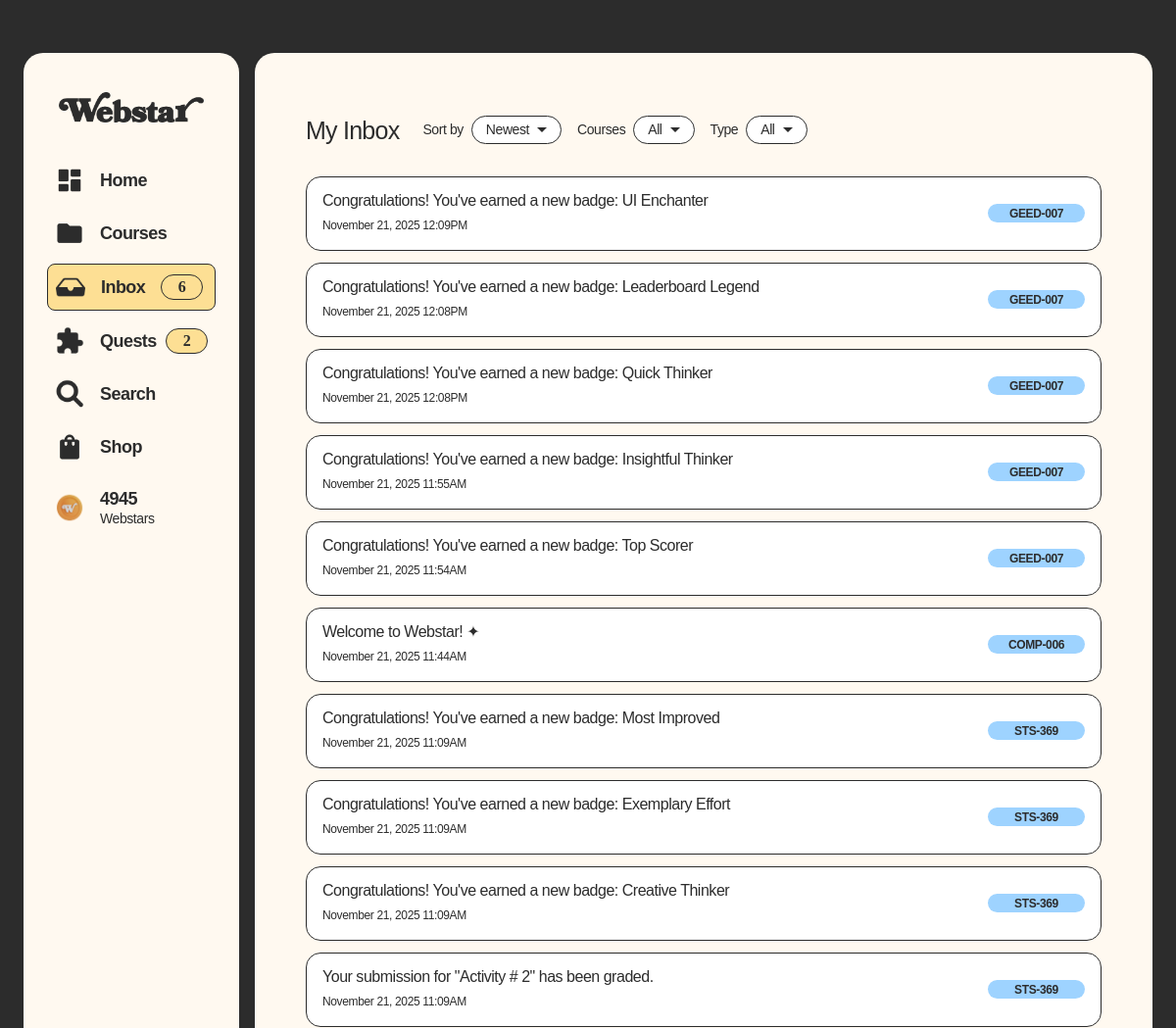
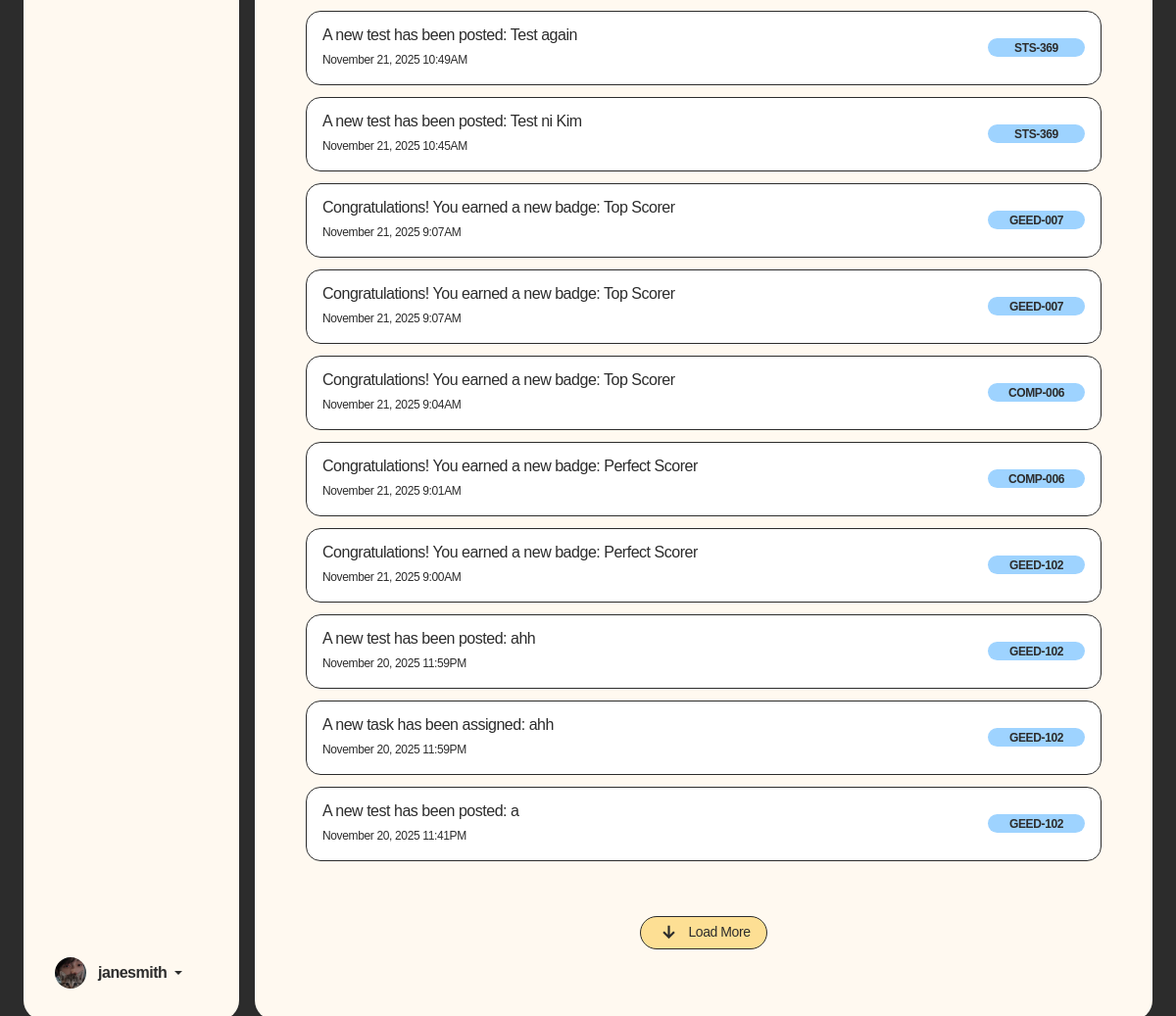
The app's page /inbox.php (signed in) with its own data (2 pictures, top to bottom).
### tables this page shows
CREATE TABLE `users` (
  `userID` int(11) NOT NULL,
  `password` varchar(1024) NOT NULL,
  `email` varchar(50) NOT NULL,
  `role` varchar(12) NOT NULL DEFAULT 'student',
  `userName` varchar(50) NOT NULL,
  `status` varchar(15) DEFAULT 'Active'
);

CREATE TABLE `profile` (
  `profileID` int(11) NOT NULL,
  `userID` int(11) NOT NULL,
  `bio` varchar(255) NOT NULL DEFAULT 'Welcome to my Webstar profile!',
  `webstars` int(11) DEFAULT 0,
  `emblemID` int(11) NOT NULL DEFAULT 1,
  `coverImageID` int(11) NOT NULL DEFAULT 1,
  `colorThemeID` int(11) NOT NULL DEFAULT 1,
  `starCard` int(11) DEFAULT NULL
);

CREATE TABLE `userinfo` (
  `userInfoID` int(11) NOT NULL,
  `userID` int(11) NOT NULL,
  `profilePicture` varchar(100) NOT NULL DEFAULT 'defaultProfile.png',
  `firstName` varchar(50) NOT NULL,
  `middleName` varchar(50) DEFAULT NULL,
  `lastName` varchar(50) NOT NULL,
  `studentID` varchar(50) DEFAULT NULL,
  `programID` varchar(50) DEFAULT '1',
  `gender` varchar(50) DEFAULT 'Other',
  `yearLevel` varchar(20) DEFAULT '1',
  `yearSection` int(11) DEFAULT 1,
  `schoolEmail` varchar(50) DEFAULT NULL,
  `facebookLink` text DEFAULT NULL,
  `linkedInLink` text DEFAULT NULL,
  `githubLink` text DEFAULT NULL,
  `createdAt` datetime NOT NULL,
  `isNewUser` int(1) NOT NULL DEFAULT 1
);

CREATE TABLE `inbox` (
  `inboxID` int(11) NOT NULL,
  `enrollmentID` int(11) NOT NULL,
  `messageText` text NOT NULL,
  `notifType` varchar(50) NOT NULL,
  `createdAt` datetime DEFAULT current_timestamp(),
  `isRead` tinyint(1) DEFAULT 0
);

CREATE TABLE `courses` (
  `courseID` int(11) NOT NULL,
  `userID` int(11) NOT NULL,
  `courseCode` varchar(50) NOT NULL,
  `courseTitle` varchar(255) NOT NULL,
  `courseImage` varchar(255) NOT NULL DEFAULT 'default.png',
  `isActive` int(3) NOT NULL DEFAULT 1,
  `code` varchar(20) NOT NULL,
  `section` varchar(20) NOT NULL
);

### inbox.php (the view, shortened to what the rows shown need)
<?php $activePage = 'inbox';
include('shared/assets/database/connect.php');
include("shared/assets/processes/session-process.php");
$selectInboxQuery = "SELECT DISTINCT
inbox.inboxID,
inbox.createdAt AS inboxCreatedAt,
inbox.messageText,
inbox.notifType,
courses.courseCode,
courses.courseID,
userinfo.profilePicture AS profPFP,
(SELECT assignments.assignmentID
 FROM assessments
 INNER JOIN assignments ON assessments.assessmentID = assignments.assessmentID
 WHERE assessments.courseID = courses.courseID
 AND (inbox.messageText LIKE CONCAT('%', assessments.assessmentTitle, '%')
      OR inbox.messageText LIKE CONCAT('%\"', assessments.assessmentTitle, '\"%'))
 LIMIT 1) AS assignmentID,
(SELECT tests.testID
 FROM assessments
 INNER JOIN tests ON assessments.assessmentID = tests.assessmentID
 WHERE assessments.courseID = courses.courseID
 AND (inbox.messageText LIKE CONCAT('%', assessments.assessmentTitle, '%')
      OR inbox.messageText LIKE CONCAT('%\"', assessments.assessmentTitle, '\"%'))
 LIMIT 1) AS testID,
(SELECT lessons.lessonID
 FROM lessons
 WHERE lessons.courseID = courses.courseID
 AND inbox.messageText LIKE CONCAT('%', lessons.lessonTitle, '%')
 LIMIT 1) AS lessonID
FROM inbox
INNER JOIN enrollments
    ON inbox.enrollmentID = enrollments.enrollmentID
INNER JOIN courses
    ON enrollments.courseID = courses.courseID
INNER JOIN userinfo
    ON courses.userID = userinfo.userID
WHERE enrollments.userID = '$userID'
ORDER BY inbox.inboxID DESC
";
$selectInboxResult = executeQuery($selectInboxQuery);
$inboxCount = mysqli_num_rows($selectInboxResult);
?>
<!doctype html>
<html lang="en">
<head>
    <link href="https://cdn.jsdelivr.net/npm/bootstrap@5.3.6/dist/css/bootstrap.min.css" rel="stylesheet" />
    <link rel="stylesheet" href="https://cdn.jsdelivr.net/npm/bootstrap-icons@1.13.1/font/bootstrap-icons.min.css">
    <link rel="stylesheet" href="shared/assets/css/global-styles.css" />
    <link rel="stylesheet" href="shared/assets/css/sidebar-and-container-styles.css" />
    <link rel="stylesheet" href="shared/assets/css/inbox.css" />
    <link rel="stylesheet" href="shared/assets/css/sidebar-and-container-styles.css" />
    <link href="https://cdnjs.cloudflare.com/ajax/libs/font-awesome/6.5.0/css/all.min.css" rel="stylesheet" />
</head>
<body>
    <div class="container-fluid min-vh-100 d-flex justify-content-center align-items-center p-0 p-md-3"
        style="background-color: var(--black);">
        <div class="row w-100">
            <?php include 'shared/components/sidebar-for-desktop.php'; ?>
            <div class="col main-container m-0 p-0 mx-0 mx-md-2 p-md-4 ">
                <div class="card border-0 px-3 pt-3 m-0 h-100 w-100 rounded-0 shadow-none"
                    style="background-color: transparent;">
                    <div class="container-fluid py-3 row-padding-top h-100  overflow-y-auto">
                        <div class="row">
                            <div class="col-12">
                                <div class="row align-items-center mb-3 text-center text-md-start">
                                    <div class="col-12 col-md-auto text-center text-md-start position-relative">
                                        <h1 class="text-sbold text-25 my-2" style="color: var(--black);">My Inbox
                                        </h1>
                                    </div>
                                    <div class="message-container mt-3 pb-4 " <?php echo ($inboxCount == 0) ? 'style="min-height: 60vh; display: flex; align-items: center; justify-content: center; flex-direction: column;"' : 'style="min-height: auto;"'; ?>>
                                        <?php
                                        if ($inboxCount > 0) {
                                            $cardIndex = 0;
                                            $initialLimit = 20;
                                            while ($inbox = mysqli_fetch_assoc($selectInboxResult)) {
                                                $cardIndex++;
                                                $shouldShow = $cardIndex <= $initialLimit;
                                                $cardClass = $shouldShow ? 'inbox-card' : 'inbox-card d-none';
                                                $timestamp = strtotime($inbox['inboxCreatedAt']);
                                                $displayDate = $timestamp ? date('F j, Y g:iA', $timestamp) : '';
                                                $courseCode = $inbox['courseCode'] ?? '';
                                                $courseID = $inbox['courseID'] ?? '';
                                                $notificationType = trim($inbox['notifType']);
                                                $messageText = trim($inbox['messageText']);
                                                $assignmentID = $inbox['assignmentID'] ?? null;
                                                $testID = $inbox['testID'] ?? null;
                                                $lessonID = $inbox['lessonID'] ?? null;
                                                $badgeData = null;
                                                if ($notificationType === 'Badge Updates') {
                                                    if (preg_match('/badge:\s*(.+)$/i', $messageText, $matches)) {
                                                        $badgeName = trim($matches[1]);
                                                        $badgeQuery = "SELECT badgeName, badgeIcon, badgeDescription, badgeXP, badgeWebstars
                                                        FROM badges
                                                        WHERE badgeName = '$badgeName' LIMIT 1";
                                                        $badgeResult = executeQuery($badgeQuery);
                                                        if ($badgeResult && mysqli_num_rows($badgeResult) > 0) {
                                                            $badgeData = mysqli_fetch_assoc($badgeResult);
                                                        }
                                                    }
                                                }
                                                $dataAction = '';
                                                if (strpos($messageText, "A new test has been posted") !== false && $testID) {
                                                    $dataAction = "exam-info.php?testID=" . $testID;
                                                } elseif (strpos($messageText, "A new task has been assigned") !== false && $assignmentID) {
                                                    $dataAction = "assignment.php?assignmentID=" . $assignmentID;
                                                } elseif (strpos($messageText, "A new lesson has been added") !== false && $lessonID) {
                                                    $dataAction = "lessons-info.php?lessonID=" . $lessonID;
                                                } elseif (strpos($messageText, "A new announcement has been posted") !== false && $courseID) {
                                                    $dataAction = "course-info.php?courseID=" . $courseID . "&activeTab=announcements";
                                                } elseif ($notificationType == "Submissions Update") {
                                                    if (strpos($messageText, "has been graded") !== false && $assignmentID) {
                                                        $dataAction = "assignment.php?assignmentID=" . $assignmentID;
                                                    } elseif (strpos($messageText, "was returned by your instructor") !== false && $testID) {
                                                        $dataAction = "exam-info.php?testID=" . $testID;
                                                    } elseif ($assignmentID) {
                                                        $dataAction = "assignment.php?assignmentID=" . $assignmentID;
                                                    } elseif ($testID) {
                                                        $dataAction = "exam-info.php?testID=" . $testID;
                                                    } elseif ($courseID) {
                                                        $dataAction = "course-info.php?courseID=" . $courseID;
                                                    }
                                                } elseif ($courseID) {
                                                    $dataAction = "course-info.php?courseID=" . $courseID;
                                                }
                                                ?>
                                                <div class="card mb-1 w-100 mt-2 <?php echo $cardClass; ?>"
                                                    data-timestamp="<?php echo $timestamp ?: 0; ?>"
                                                    data-course="<?php echo $courseCode; ?>"
                                                    data-type="<?php echo $notificationType; ?>"
                                                    data-action="<?php echo $dataAction; ?>"
                                                    data-card-index="<?php echo $cardIndex; ?>"
                                                    data-badge-name="<?php echo $badgeData['badgeName'] ?? ''; ?>"
                                                    data-badge-icon="<?php echo $badgeData['badgeIcon'] ?? ''; ?>"
                                                    data-badge-xp="<?php echo $badgeData['badgeXP'] ?? ''; ?>"
                                                    data-badge-webstars="<?php echo $badgeData['badgeWebstars'] ?? ''; ?>"
                                                    data-badge-description="<?php echo $badgeData['badgeDescription'] ?? ''; ?>"
                                                    style="max-width: 1101px; border: 1px solid var(--black); border-radius: 15px; background-color: var(--pureWhite); opacity: 1; cursor:pointer;">
                                                    <div class="card-body py-2 px-4 px-md-3">
                                                        <div class="row align-items-center">
                                                            <div class="col d-flex flex-column text-start mt-2 mb-2">
                                                                <p class="mb-2 text-sbold text-17 message-text"
                                                                    style="color: var(--black); line-height: 100%;">
                                                                    <?php echo $messageText; ?>
                                                                </p>
                                                                <small class="text-reg text-12" style="color: var(--black);">
                                                                    <?php echo $displayDate; ?>
                                                                </small>
                                                            </div>
                                                            <div class="col-auto d-none d-lg-flex align-items-center">
                                                                <span class="text-reg text-12 badge rounded-pill course-badge"
                                                                    style="width: 99px; height: 19px; padding: 4px 10px;">
                                                                    <?php echo $courseCode; ?>
                                                                </span>
                                                            </div>
                                                        </div>
                                                    </div>
                                                </div>
                                                <?php
                                            }
                                            ?>
                                        <?php } ?>
                                    </div>
                                </div>
                            </div>
                        </div>
                    </div>
                </div>
            </div>
        </div>
</body>
</html>

### shared/components/sidebar-for-desktop.php (shortened to what the rows shown need)
<?php
include_once 'shared/assets/database/connect.php';
$userID = $_SESSION['userID'];
$usernameAndProfilePictureQuery = "
SELECT
    u.userName,
    ui.profilePicture,
    p.webstars
FROM users u
JOIN userinfo ui ON u.userID = ui.userID
JOIN profile p ON u.userID = p.userID
WHERE u.userID = $userID
";
$usernameAndProfilePictureResult = executeQuery($usernameAndProfilePictureQuery);
$userInformation = mysqli_fetch_assoc($usernameAndProfilePictureResult);
?>
<div class="col-auto d-none d-md-block">
    <div class="col-auto d-none d-md-block">
        <div class="row">
            <div class="card border-0 sidebar mx-2 p-2 overflow-y-auto" style="width: 220px;">
                <ul class="nav flex-column">
                    <div class="mt-1 end-0 mt-2 mx-3 mb-2 p-2 d-flex align-items-center">
                        <div class="d-flex flex-column align-items-start ps-2" style="line-height: 1.2;">
                            <a href="transactions.php" class="text-med text-18" style="text-decoration: none;">
                                <strong><?php echo $userInformation['webstars'] ?></strong>
                            </a>
                        </div>
                    </div>
                </ul>
                <div class="dropdown mt-auto p-4">
                    <a href="#" class="d-flex align-items-center text-decoration-none dropdown-toggle text-dark"
                        data-bs-toggle="dropdown" aria-expanded="false">
                        <img src="shared/assets/pfp-uploads/<?php echo $userInformation['profilePicture'] ?>" alt=""
                            width="32" height="32" class="rounded-circle me-2"
                            style="object-fit: cover; width: 32px; height: 32px; overflow: hidden;">
                        <strong class="text-dark text-med text-16 px-1 text-truncate" style="max-width:100px"
                            title=" <?php echo $userInformation['userName'] ?>">
                            <?php echo $userInformation['userName'] ?>
                        </strong>
                    </a>
                </div>
            </div>
        </div>
    </div>
</div>

### records on screen
users: profile.webstars "4945", userinfo.profilePicture (picture), userName "janesmith"
inbox: messageText "Congratulations! You've earned a new badge: Most Improved", createdAt "November 21, 2025 11:09AM", courses.courseCode "STS-369"
inbox: messageText "Congratulations! You've earned a new badge: Exemplary Effort", createdAt "November 21, 2025 11:09AM", courses.courseCode "STS-369"
inbox: messageText "Congratulations! You've earned a new badge: Creative Thinker", createdAt "November 21, 2025 11:09AM", courses.courseCode "STS-369"
inbox: messageText "Your submission for \"Activity # 2\" has been graded.", createdAt "November 21, 2025 11:09AM", courses.courseCode "STS-369"
inbox: messageText "A new test has been posted: Test again", createdAt "November 21, 2025 10:49AM", courses.courseCode "STS-369"
inbox: messageText "A new test has been posted: Test ni Kim", createdAt "November 21, 2025 10:45AM", courses.courseCode "STS-369"
inbox: messageText "Congratulations! You've earned a new badge: UI Enchanter", createdAt "November 21, 2025 12:09PM", courses.courseCode "GEED-007"
inbox: messageText "Congratulations! You've earned a new badge: Leaderboard Legend", createdAt "November 21, 2025 12:08PM", courses.courseCode "GEED-007"
inbox: messageText "Congratulations! You've earned a new badge: Quick Thinker", createdAt "November 21, 2025 12:08PM", courses.courseCode "GEED-007"
inbox: messageText "Congratulations! You've earned a new badge: Insightful Thinker", createdAt "November 21, 2025 11:55AM", courses.courseCode "GEED-007"
inbox: messageText "Congratulations! You've earned a new badge: Top Scorer", createdAt "November 21, 2025 11:54AM", courses.courseCode "GEED-007"
inbox: messageText "Welcome to Webstar! ✦", createdAt "November 21, 2025 11:44AM", courses.courseCode "COMP-006"
inbox: messageText "Congratulations! You earned a new badge: Top Scorer", createdAt "November 21, 2025 9:07AM", courses.courseCode "GEED-007"
inbox: messageText "Congratulations! You earned a new badge: Top Scorer", createdAt "November 21, 2025 9:07AM", courses.courseCode "GEED-007"
inbox: messageText "Congratulations! You earned a new badge: Top Scorer", createdAt "November 21, 2025 9:04AM", courses.courseCode "COMP-006"
inbox: messageText "Congratulations! You earned a new badge: Perfect Scorer", createdAt "November 21, 2025 9:01AM", courses.courseCode "COMP-006"
inbox: messageText "Congratulations! You earned a new badge: Perfect Scorer", createdAt "November 21, 2025 9:00AM", courses.courseCode "GEED-102"
inbox: messageText "A new test has been posted: ahh", createdAt "November 20, 2025 11:59PM", courses.courseCode "GEED-102"
inbox: messageText "A new task has been assigned: ahh", createdAt "November 20, 2025 11:59PM", courses.courseCode "GEED-102"
inbox: messageText "A new test has been posted: a", createdAt "November 20, 2025 11:41PM", courses.courseCode "GEED-102"

### other values on screen
$displayInbox "6"
$displayTodo "2"
